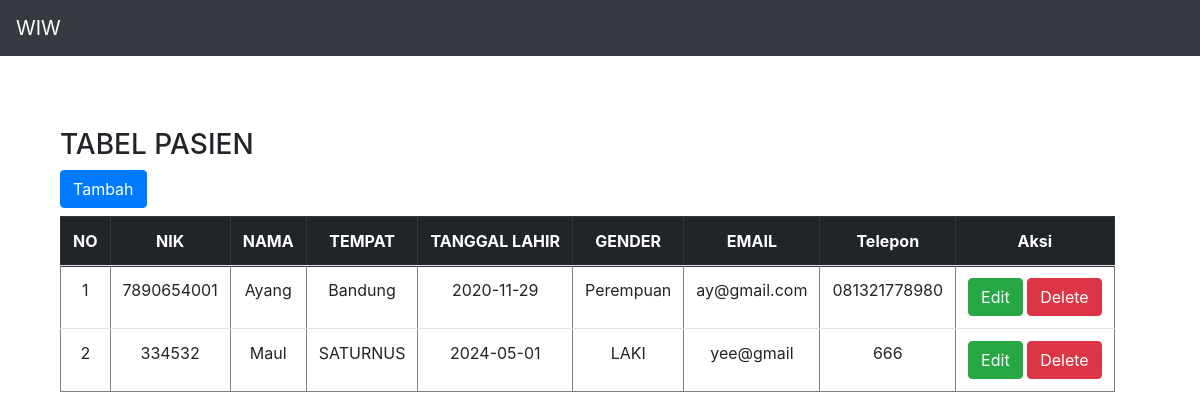
The page / on the database its author committed.
### tables this page shows
CREATE TABLE `pasien` (
  `id` int(11) NOT NULL,
  `nik` varchar(100) NOT NULL,
  `nama` varchar(100) NOT NULL,
  `tempat` varchar(100) NOT NULL,
  `tl` varchar(100) NOT NULL,
  `gender` varchar(10) NOT NULL,
  `email` varchar(100) NOT NULL,
  `telp` varchar(100) NOT NULL
);

### presenter/ProsesPasien.php (called while the page is built, shortened)
<?php
class ProsesPasien implements KontrakPresenter
{
	private $tabelpasien;
	private $data = [];
	function __construct()
	{
		try {
			$db_host = "localhost";
			$db_user = "root";
			$db_password = "";
			$db_name = "mvp_php";
			$this->tabelpasien = new TabelPasien($db_host, $db_user, $db_password, $db_name);
			$this->data = array();
		} catch (Exception $e) {
			echo "wiw error" . $e->getMessage();
		}
	}
	function prosesDataPasien()
	{
		try {
			$this->tabelpasien->open();
			$this->tabelpasien->getPasien();
			while ($row = $this->tabelpasien->getResult()) {
				$this->data[] = $row;
			}
		} catch (Exception $e) {
			echo "wiw error part 2" . $e->getMessage();
		}
	}
	function getId($i)
	{
		return $this->data[$i]['id'];
	}
	function getNik($i)
	{
		return $this->data[$i]['nik'];
	}
	function getNama($i)
	{
		return $this->data[$i]['nama'];
	}
	function getTempat($i)
	{
		return $this->data[$i]['tempat'];
	}
	function getTl($i)
	{
		return $this->data[$i]['tl'];
	}
	function getGender($i)
	{
		return $this->data[$i]['gender'];
	}
	function getEmail($i)
	{
		return $this->data[$i]['email'];
	}
	function getNomor($i)
	{
		return $this->data[$i]['telp'];
	}
	function getSize()
	{
		return sizeof($this->data);
	}
}

### index.php (called while the page is built, shortened)
<?php
include("model/Template.class.php");
include("model/DB.class.php");
include("view/TampilPasien.php");
$tp = new TampilPasien();
$data = $tp->tampil();

### model/DB.class.php (called while the page is built, shortened)
<?php
class DB
{
	var $db_host = '';
	var $db_user = '';
	var $db_password = '';
	var $db_name = '';
	var $db_link = '';
	function __construct($db_host = '', $db_user = '', $db_password = '', $db_name = '')
	{
		$this->db_host = $db_host;
		$this->db_user = $db_user;
		$this->db_password = $db_password;
		$this->db_name = $db_name;
	}
	function open()
	{
		$this->db_link = mysqli_connect($this->db_host, $this->db_user, $this->db_password, $this->db_name);
	}
	function execute($query = "")
	{
		$this->result = mysqli_query($this->db_link, $query);
		return $this->result;
	}
}

### model/TabelPasien.class.php (called while the page is built, shortened)
<?php
class TabelPasien extends DB
{
	function getPasien()
	{
		$query = "SELECT * FROM pasien";
		return $this->execute($query);
	}
}

### view/TampilPasien.php (the view, shortened to what this page needs)
<?php
include("presenter/ProsesPasien.php");
class TampilPasien implements KontrakView
{
	private $prosespasien;
	function __construct()
	{
		$this->prosespasien = new ProsesPasien();
	}
	function tampil()
	{
		$this->prosespasien->prosesDataPasien();
		$data = null;
		for ($i = 0; $i < $this->prosespasien->getSize(); $i++) {
			$no = $i + 1;
			$id = $this->prosespasien->getId($i);
			$data .= "<tr>
			<td>" . $no . "</td>
			<td>" . $this->prosespasien->getNik($i) . "</td>
			<td>" . $this->prosespasien->getNama($i) . "</td>
			<td>" . $this->prosespasien->getTempat($i) . "</td>
			<td>" . $this->prosespasien->getTl($i) . "</td>
			<td>" . $this->prosespasien->getGender($i) . "</td>
			<td>" . $this->prosespasien->getEmail($i) . "</td>
			<td>" . $this->prosespasien->getNomor($i) . "</td>
			<td>
				<a class='btn btn-success' href='edit.php?id_edit=" . $id . "'>Edit</a>
				<a class='btn btn-danger' href='delete.php?id_hapus=" . $id . "'>Delete</a>
			</td>
			</tr>";
		}
	}
}

### model/Template.class.php (shortened to what this page needs)
<?php
class Template{
	var $content = '';
	function __construct($filename = ''){
		$this->content = implode('', @file($filename));
	}
	function clear(){
		$this->content = preg_replace("/DATA_[A-Z|_|0-9]+/", "", $this->content);
	}
	function write(){
		print $this->content;
	}
	function replace($old = '', $new = ''){
		if(is_int($new)){
			$value = sprintf("%d", $new);
		}elseif(is_float($new)){
			$value = sprintf("%f", $new);
		}elseif(is_array($new)){
			$value = '';
			foreach( $new as $item){
				$value .= $item. '';
			}
		}else{
			$value = $new;
		}
		$this->content = preg_replace("/$old/",  $value, $this->content);
	}
}

### rows shown on the page
pasien: no "1", nik "7890654001", nama "Ayang", tempat "Bandung", tl "2020-11-29", gender "Perempuan", email "ay@gmail.com", telp "081321778980"
pasien: no "2", nik "334532", nama "Maul", tempat "SATURNUS", tl "2024-05-01", gender "LAKI", email "yee@gmail", telp "666"

### other values the page prints
$this->content "WIW TABEL PASIEN Tambah NO NIK NAMA TEMPAT TANGGAL LAHIR GENDER EMAIL Telepon Aksi"
